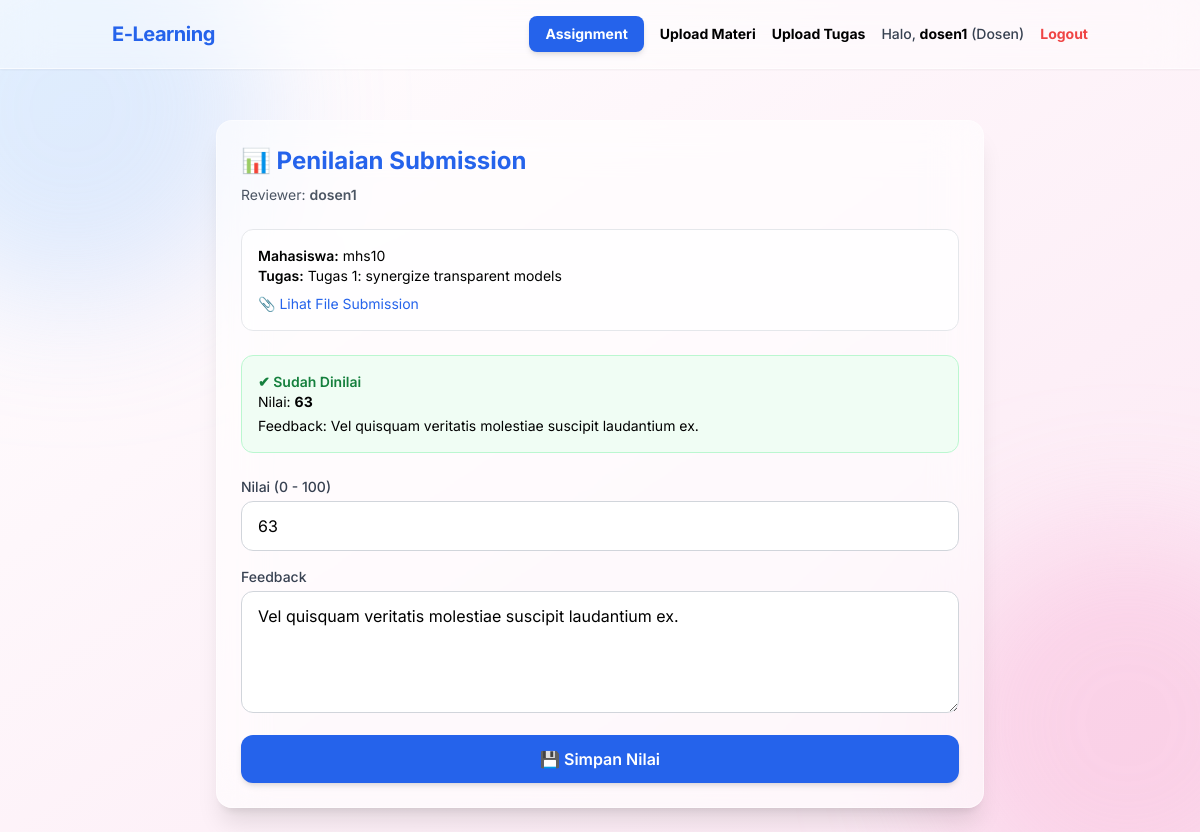
/assignment/nilai/5/ (signed in), run on the app's committed database.
### accounts/models.py (models this page shows, shortened)
class CustomUser(AbstractUser):
    ROLE_CHOICES = (
        ("mahasiswa", "Mahasiswa"),
        ("asisten_dosen", "Asisten Dosen"),
        ("dosen", "Dosen"),
    )
    role = models.CharField(max_length=20, choices=ROLE_CHOICES, default="mahasiswa")

### assignment/models.py (models this page shows, shortened)
class Submission(models.Model):
    tugas = models.ForeignKey(
        Tugas,
        on_delete=models.CASCADE,
        related_name="submissions",
    )
    student = models.ForeignKey(
        settings.AUTH_USER_MODEL,
        on_delete=models.CASCADE,
        related_name="submissions",
    )
    file = models.FileField(upload_to="submission_files/", blank=True, null=True)
    submitted_at = models.DateTimeField(auto_now_add=True)
    class Meta:
        unique_together = ("tugas", "student")
        ordering = ["-submitted_at"]

class Tugas(models.Model):
    title = models.CharField(max_length=255)
    description = models.TextField(blank=True)
    file = models.FileField(
        upload_to=secure_tugas_upload_path,
        validators=[validate_secure_uploaded_file],
        blank=True,
        null=True,
    )
    deadline = models.DateTimeField(null=True, blank=True)
    uploaded_by = models.ForeignKey(
        settings.AUTH_USER_MODEL,
        on_delete=models.CASCADE,
        related_name="tugas_uploaded",
    )
    uploaded_at = models.DateTimeField(auto_now_add=True)

class Nilai(models.Model):
    submission = models.OneToOneField(Submission, on_delete=models.CASCADE)
    penilai = models.ForeignKey(settings.AUTH_USER_MODEL, on_delete=models.CASCADE)
    nilai_angka = models.IntegerField()
    feedback = models.TextField(blank=True)
    created_at = models.DateTimeField(auto_now_add=True)

### assignment/views.py (the view, shortened to what this page needs)
@login_required
def beri_nilai(request, submission_id):
    submission = get_object_or_404(Submission, id=submission_id)
    if not is_penilai(request.user):
        return HttpResponseForbidden("Kamu tidak punya akses untuk memberi nilai.")
    try:
        nilai_obj = Nilai.objects.get(submission=submission)
    except Nilai.DoesNotExist:
        nilai_obj = None
    return render(
        request,
        "assignment/beri_nilai.html",
        {
            "submission": submission,
            "nilai": nilai_obj,
        },
    )

### assignment/views.py (called while the page is built)
def is_penilai(user):
    return user.role in ["dosen", "asisten_dosen"]

### templates/assignment/beri_nilai.html (shortened to what this page needs)
{% extends "base.html" %}
{% block content %}
<div class="max-w-3xl mx-auto">
  <div class="bg-white/60 backdrop-blur-xl border border-white/40 shadow-xl rounded-2xl p-6">
    <h1 class="text-2xl font-bold text-blue-600 mb-2">
      📊 Penilaian Submission
    </h1>
    <p class="text-sm text-gray-600 mb-6">
      Reviewer: <span class="font-semibold">{{ user.username }}</span>
    </p>
    <div class="bg-white/70 rounded-xl p-4 border border-gray-200 mb-6">
      <p class="text-sm">
        <span class="font-semibold">Mahasiswa:</span>
        {{ submission.student.username }}
      </p>
      <p class="text-sm">
        <span class="font-semibold">Tugas:</span>
        {{ submission.tugas.title }}
      </p>
      {% if submission.file %}
        <p class="text-sm mt-2">
          <a href="{{ submission.file.url }}" target="_blank"
             class="text-blue-600 hover:underline">
            📎 Lihat File Submission
          </a>
        </p>
      {% endif %}
    </div>
    {% if nilai %}
    <div class="mb-6 p-4 rounded-xl bg-green-50 border border-green-200">
      <p class="text-sm font-semibold text-green-700">
        ✔ Sudah Dinilai
      </p>
      <p class="text-sm">
        Nilai: <span class="font-bold">{{ nilai.nilai_angka }}</span>
      </p>
      {% if nilai.feedback %}
        <p class="text-sm mt-1">
          Feedback: {{ nilai.feedback }}
        </p>
      {% endif %}
    </div>
    {% endif %}
    <form method="POST" class="space-y-4">
      <div>
        <label class="block text-sm font-medium text-gray-700">
          Nilai (0 - 100)
        </label>
        <input
          type="number"
          name="nilai"
          min="0"
          max="100"
          value="{{ nilai.nilai_angka|default:'' }}"
          class="w-full px-4 py-3 mt-1 rounded-xl border border-gray-300 focus:ring-2 focus:ring-blue-500 outline-none"
          placeholder="Masukkan nilai"
          required
        />
      </div>
      <div>
        <label class="block text-sm font-medium text-gray-700">
          Feedback
        </label>
        <textarea
          name="feedback"
          rows="4"
          class="w-full px-4 py-3 mt-1 rounded-xl border border-gray-300 focus:ring-2 focus:ring-blue-500 outline-none"
          placeholder="Tulis feedback untuk mahasiswa..."
        >{{ nilai.feedback|default:'' }}</textarea>
      </div>
      <button
        type="submit"
        class="w-full bg-blue-600 text-white font-semibold py-3 rounded-xl hover:bg-blue-700 transition shadow-md hover:scale-[1.02]"
      >
        💾 Simpan Nilai
      </button>
    </form>
  </div>
</div>
{% endblock %}

### templates/base.html (shortened to what this page needs)
<!DOCTYPE html>
<html lang="id">
  <head>
    <script src="https://cdn.tailwindcss.com"></script>
  </head>
  <body class="bg-gradient-to-br from-white to-pink-100 min-h-screen flex flex-col items-center text-black antialiased">
    <div class="fixed top-[-10%] left-[-10%] w-96 h-96 bg-blue-300 rounded-full mix-blend-multiply filter blur-3xl opacity-30 animate-blob"></div>
    <div class="fixed bottom-[-10%] right-[-10%] w-96 h-96 bg-pink-300 rounded-full mix-blend-multiply filter blur-3xl opacity-30 animate-blob animation-delay-2000"></div>
    <nav class="w-full fixed top-0 z-50 bg-white/40 backdrop-blur-xl border-b border-white/60 shadow-sm">
      <div class="max-w-5xl mx-auto px-6 py-4 flex justify-between items-center">
        <a href="/" class="text-xl font-bold text-blue-600 tracking-tight hover:text-blue-800 transition">E-Learning</a>
        <div class="flex items-center space-x-4">
          {% if user.is_authenticated %}
            <a href="{% url 'assignment:daftar_tugas' %}" class="text-sm font-bold px-4 py-2 rounded-lg bg-blue-600 text-white hover:bg-blue-700 transition shadow-md hover:scale-105">Assignment</a>
            {% if user.role == 'dosen' %}
              <a href="{% url 'materi:upload' %}" class="text-sm font-bold text-black hover:text-blue-600 transition">Upload Materi</a>
              <a href="{% url 'assignment:upload' %}" class="text-sm font-bold text-black hover:text-blue-600 transition">Upload Tugas</a>
            {% endif %}
            <span class="text-sm font-medium text-gray-700">
              Halo, <span class="font-bold text-black">{{ user.username }}</span>
              ({{ user.get_role_display }})
            </span>
            <a href="{% url 'accounts:logout' %}" class="text-sm font-bold text-red-500 hover:text-red-700 transition">Logout</a>
          {% else %}
            <a href="{% url 'accounts:login' %}" class="text-sm font-bold text-black hover:text-blue-600 transition">Login</a>
            <a href="{% url 'accounts:register' %}" class="text-sm font-bold px-4 py-2 bg-blue-600 text-white rounded-lg hover:bg-blue-700 transition shadow-md hover:scale-105">Daftar</a>
          {% endif %}
        </div>
      </div>
    </nav>
    <main class="w-full max-w-5xl p-6 mt-24 relative z-10">
      {% block content %}
      {% endblock %}
    </main>
  </body>
</html>

### data on the page
CustomUser: username "dosen1", role "Dosen"
Submission: student.username "mhs10", tugas "Tugas 1: synergize transparent models"
Nilai: nilai_angka "63", feedback "Vel quisquam veritatis molestiae suscipit laudantium ex.", nilai "63"
